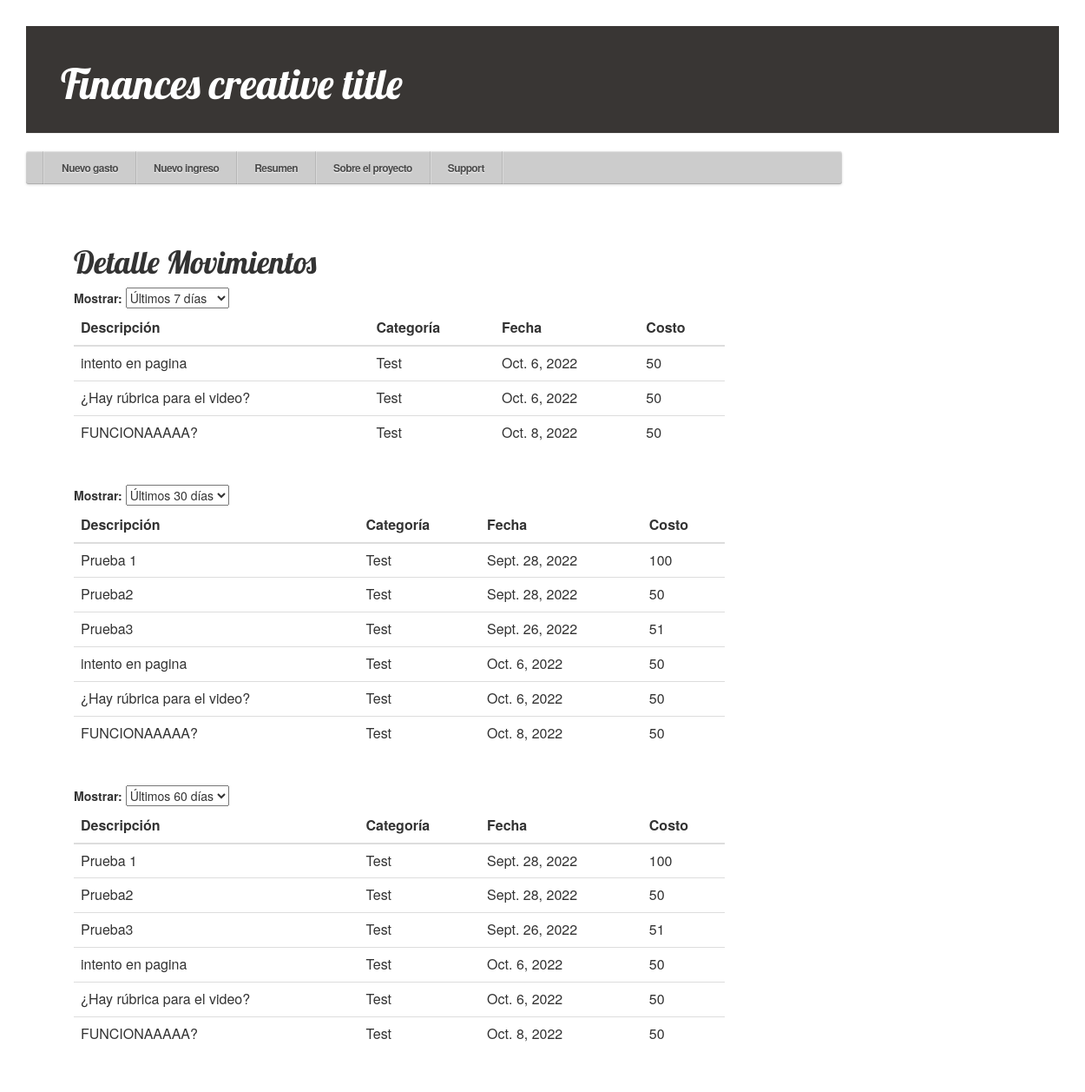
Page /gastos/resumen/ on the earlier database version.
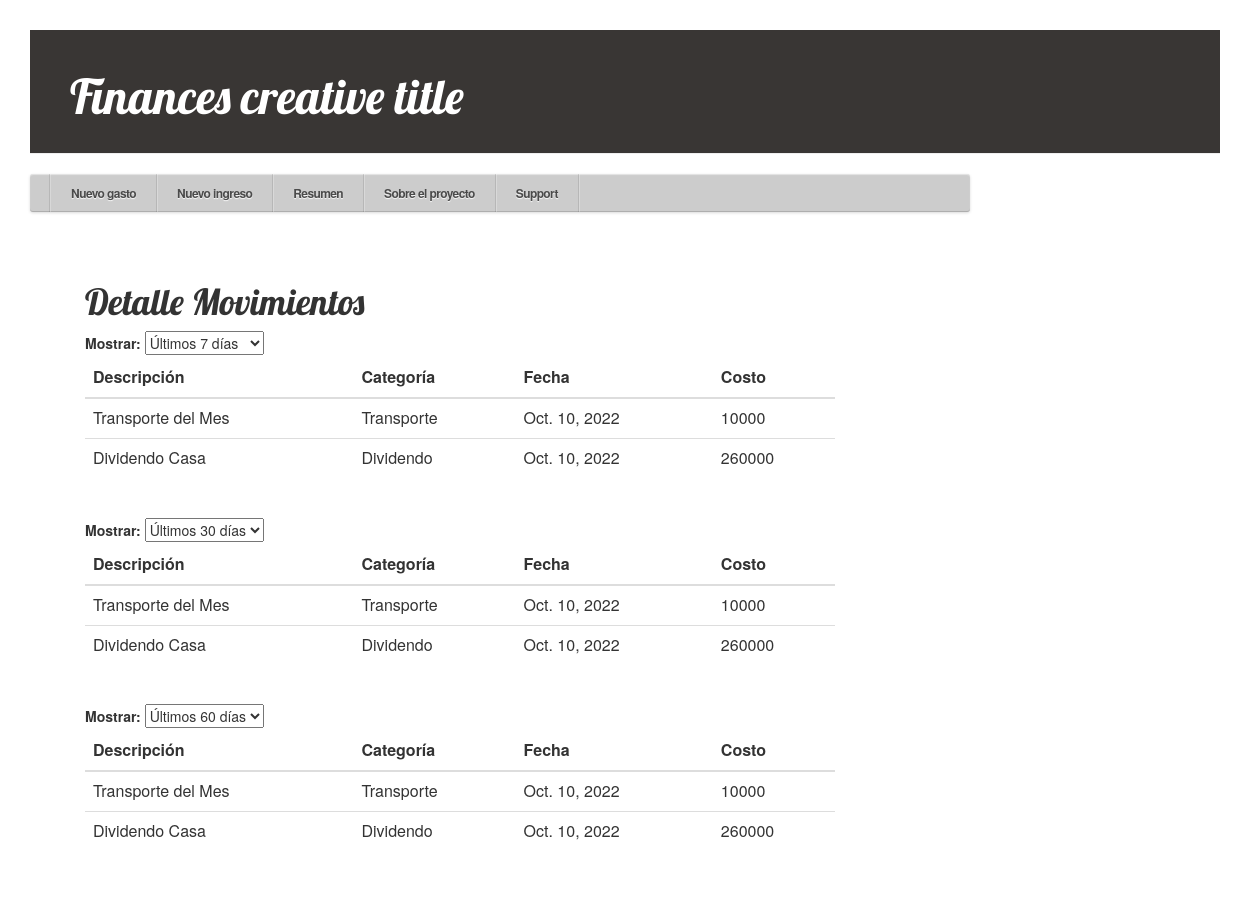
Same page on the later database version.
### aplicacion/models.py (models this page shows)
class gastos(models.Model):
    id_usuario = models.ForeignKey(settings.AUTH_USER_MODEL, on_delete=models.CASCADE)
    titulo = models.CharField(max_length=20)
    descripcion = models.TextField(blank=True, null=True)
    RECURRENCIA = [
        ('Si', 'Si'),
        ('No', 'No'),
    ]
    recurrente = models.CharField(max_length=2, choices=RECURRENCIA)
    fecha_cobro = models.DateField()
    PRIORIDAD = [
        ('Alta', 'Alta'),
        ('Media', 'Media'),
        ('Baja', 'Baja'),
    ]
    prioridad = models.CharField(max_length=10, choices=PRIORIDAD)
    monto = models.IntegerField()
    CATEGORIA = [
        ('Entretención', 'Entretención'),
        ('Transporte', 'Transporte'),
        ('Alimento', 'Alimentos'),
        ('Cuentas Básicas', 'Cuentas Básicas'),
        ('Dividendo', 'Dividendo'),
        ('Otros', 'Otros'),
    ]
    categoria = models.CharField(max_length=100, choices=CATEGORIA)
    def __str__(self):
        return self.titulo

### aplicacion/views.py (the view)
# urls.py: path('gastos/resumen/', views.resumen, name='resumen'),
def resumen(request):
    if request.method == 'GET':
        gastos_o = gastos.objects.all()
        final_date = timezone.now()
        init_date_1 = timezone.now().date() - timedelta(days=7)
        init_date_2 = timezone.now().date() - timedelta(days=30)
        init_date_3 = timezone.now().date() - timedelta(days=60)
        gastos1 = gastos.objects.filter(fecha_cobro__range=[init_date_1, final_date]) #Tabla opción 1
        gastos2 = gastos.objects.filter(fecha_cobro__range=[init_date_2, final_date]) #Tabla opción 2
        gastos3 = gastos.objects.filter(fecha_cobro__range=[init_date_3, final_date]) #Tabla opción
        return render(request, 'aplicacion/resumen.html', {'gastos_o': gastos2, # Este es el valor default
                        'gastos1' :gastos1, 'gastos2': gastos2, 'gastos3': gastos3})

### aplicacion/templates/aplicacion/resumen.html (shortened to what this page needs)
{% extends 'aplicacion/base.html' %}
{% block content %}
<br></br>
	<div id="main-container">
		<div>
			<h1>Detalle Movimientos</h1>
		</div>
		<div class="dropdown-resumen">
			<label for="daterange">Mostrar: </label>
			<select id="data-range" name="data-range" required>
				<option value="1" selected>Últimos 7 días</option>
			</select><br>
		</div>
	<table class="table table-sm table-dark" id="table_resumen1">
		<thead>
			<tr>
				<th>Descripción</th><th>Categoría</th><th>Fecha</th><th>Costo</th>
			</tr>
		</thead>
		<tbody>
		{% for gast in gastos1 %}
		<tr>
			<td>{{ gast.titulo }}</td><td>{{gast.categoria}}</td><td>{{ gast.fecha_cobro}}</td><td>{{gast.monto}}
			</td>
		</tr>
		{% endfor %}
		</tbody>
	</table>
</div>
<div id="main-container2">
	<div class="dropdown-resumen">
		<label for="daterange">Mostrar: </label>
		<select id="data-range" name="data-range" required>
			<option value="2" selected>Últimos 30 días</option>
		</select><br>
	</div>
<table class="table table-sm table-dark" id="table_resumen2">
	<thead>
		<tr>
			<th>Descripción</th><th>Categoría</th><th>Fecha</th><th>Costo</th>
		</tr>
	</thead>
	<tbody>
	{% for gast in gastos2 %}
	<tr>
		<td>{{ gast.titulo }}</td><td>{{gast.categoria}}</td><td>{{ gast.fecha_cobro}}</td><td>{{gast.monto}}
		</td>
	</tr>
	{% endfor %}
	</tbody>
</table>
</div>
<div id="main-container3">
	<div class="dropdown-resumen">
		<label for="daterange">Mostrar: </label>
		<select id="data-range" name="data-range" required>
			<option value="3" selected>Últimos 60 días </option>
		</select><br>
	</div>
<table class="table table-sm table-dark" id="table_resumen3">
	<thead>
		<tr>
			<th>Descripción</th><th>Categoría</th><th>Fecha</th><th>Costo</th>
		</tr>
	</thead>
	<tbody>
	{% for gast in gastos3 %}
	<tr>
		<td>{{ gast.titulo }}</td><td>{{gast.categoria}}</td><td>{{ gast.fecha_cobro}}</td><td>{{gast.monto}}
		</td>
	</tr>
	{% endfor %}
	</tbody>
</table>
</div>
{% endblock %}

Differences in the rows shown:
removed gastos: titulo "intento en pagina", categoria "Test", fecha_cobro "Oct. 6, 2022", monto "50"
removed gastos: titulo "¿Hay rúbrica para el video?", categoria "Test", fecha_cobro "Oct. 6, 2022", monto "50"
removed gastos: titulo "FUNCIONAAAAA?", categoria "Test", fecha_cobro "Oct. 8, 2022", monto "50"
removed gastos: titulo "Prueba3", categoria "Test", fecha_cobro "Sept. 26, 2022", monto "51"
now on one of the page's lists (row edited): gastos: titulo "Transporte del Mes", categoria "Transporte", fecha_cobro "Oct. 10, 2022", monto "10000"
changed gastos: titulo "Prueba 1" → "Transporte del Mes"; categoria "Test" → "Transporte"; fecha_cobro "Sept. 28, 2022" → "Oct. 10, 2022"; monto "100" → "10000"
now on one of the page's lists (row edited): gastos: titulo "Dividendo Casa", categoria "Dividendo", fecha_cobro "Oct. 10, 2022", monto "260000"
changed gastos: titulo "Prueba2" → "Dividendo Casa"; categoria "Test" → "Dividendo"; fecha_cobro "Sept. 28, 2022" → "Oct. 10, 2022"; monto "50" → "260000"
